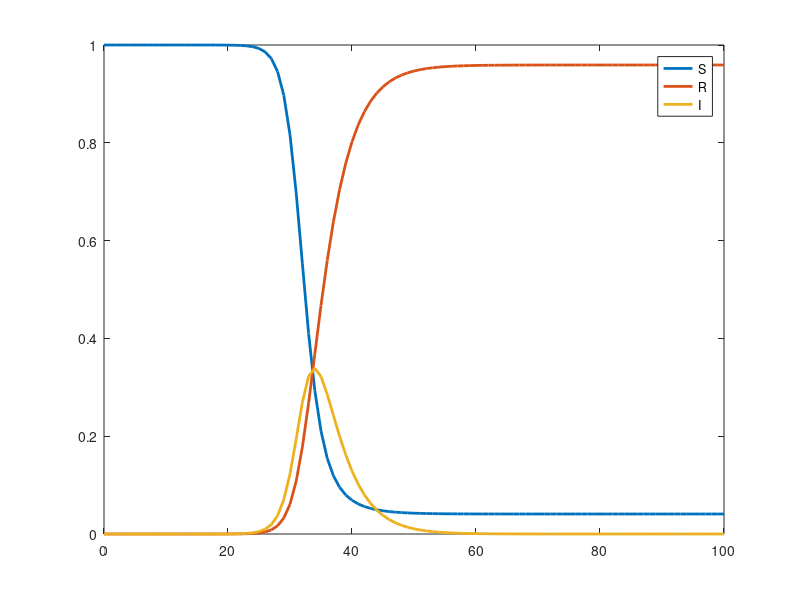

MATLAB code to generate this figure:
clear
clc

% 模型参数
alpha = 0; % 自然出生率
beta = 0; % 自然死亡率
delta = 1; % 日感染率
epsilon = 0; % 日死亡率
theta = 0.3; % 日治愈率
N=7800*(10^6); % 初始健康人数

f1 = @(t, s, i, r) -delta * s * i;
f2 = @(t, s, i, r) delta * s * i - (epsilon + theta) * i;
f3 = @(t, s, i, r) (epsilon + theta) * i;


b = 100; a = 0; h = 1;
n = (b - a) / h + 1;
S = size(1, n); I = size(1, n); R = size(1, n);
S(1) = (N-1)/N;
I(1) = 1/N;
R(1) = 0;


k = zeros(3, 4); t = a;

for i = 2:n
    k(:, 1) = [f1(t, S(i - 1), I(i - 1), R(i - 1)); f2(t, S(i - 1), I(i - 1), R(i - 1)); f3(t, S(i - 1), I(i - 1), R(i - 1))];
    k(:, 2) = [f1(t + h / 2, S(i - 1) + h * k(1, 1) / 2, I(i - 1) + h * k(2, 1) / 2, R(i - 1) + h * k(3, 1) / 2); ...
                   f2(t + h / 2, S(i - 1) + h * k(1, 1) / 2, I(i - 1) + h * k(2, 1) / 2, R(i - 1) + h * k(3, 1) / 2); ...
                   f3(t + h / 2, S(i - 1) + h * k(1, 1) / 2, I(i - 1) + h * k(2, 1) / 2, R(i - 1) + h * k(3, 1) / 2)];
    k(:, 3) = [f1(t + h / 2, S(i - 1) + h * k(1, 2) / 2, I(i - 1) + h * k(2, 2) / 2, R(i - 1) + h * k(3, 2) / 2); ...
                   f2(t + h / 2, S(i - 1) + h * k(1, 2) / 2, I(i - 1) + h * k(2, 2) / 2, R(i - 1) + h * k(3, 2) / 2); ...
                   f3(t + h / 2, S(i - 1) + h * k(1, 2) / 2, I(i - 1) + h * k(2, 2) / 2, R(i - 1) + h * k(3, 2) / 2)];
    k(:, 4) = [f1(t + h, S(i - 1) + h * k(1, 3), I(i - 1) + h * k(2, 3), R(i - 1) + h * k(3, 3)); ...
                   f2(t + h, S(i - 1) + h * k(1, 3), I(i - 1) + h * k(2, 3), R(i - 1) + h * k(3, 3)); ...
                   f3(t + h, S(i - 1) + h * k(1, 3), I(i - 1) + h * k(2, 3), R(i - 1) + h * k(3, 3))];
    S(i) = S(i - 1) + h * sum([1 2 2 1] .* k(1, :)) / 6;
    I(i) = I(i - 1) + h * sum([1 2 2 1] .* k(2, :)) / 6;
    R(i) = R(i - 1) + h * sum([1 2 2 1] .* k(3, :)) / 6;
    t = t + h;
end

T=linspace(a,b,n);
plot(T,S,'LineWidth',2);hold on;
plot(T,R,'LineWidth',2);hold on;
plot(T,I,'LineWidth',2);
legend('S','R','I');